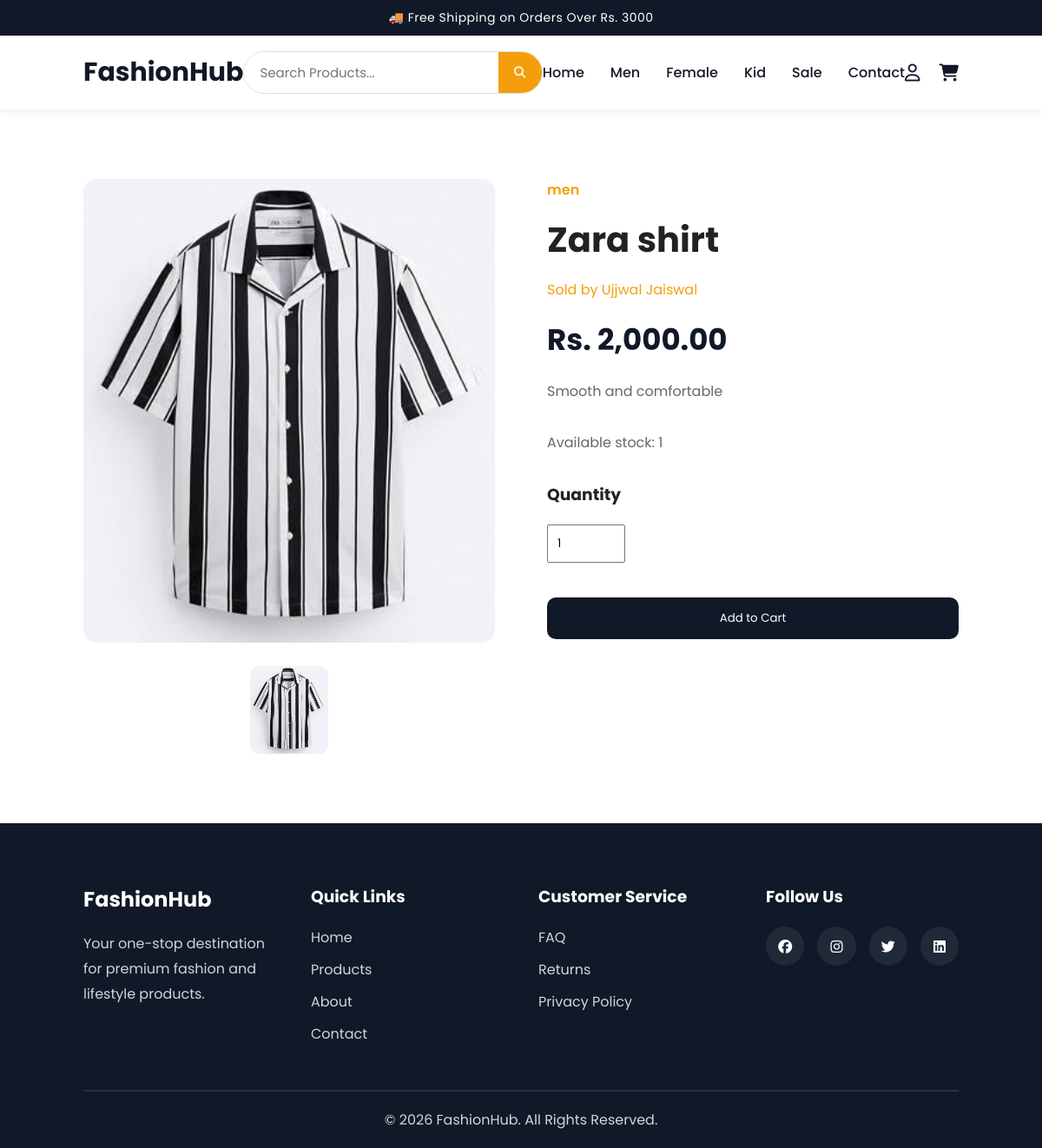
The app's page /frontend/pages/product-details.php?id=3 with its own data.
### tables this page shows
CREATE TABLE `products` (
  `product_id` int(11) NOT NULL,
  `seller_id` int(11) NOT NULL,
  `category_id` int(11) NOT NULL,
  `product_name` varchar(150) NOT NULL,
  `description` text DEFAULT NULL,
  `price` decimal(10,2) NOT NULL,
  `stock` int(11) DEFAULT 0,
  `image` varchar(255) DEFAULT NULL,
  `status` enum('Pending','Approved','Rejected') DEFAULT 'Pending',
  `rejection_reason` text DEFAULT NULL,
  `approved_by` int(11) DEFAULT NULL,
  `approved_at` timestamp NULL DEFAULT NULL,
  `created_at` timestamp NOT NULL DEFAULT current_timestamp()
);

CREATE TABLE `categories` (
  `category_id` int(11) NOT NULL,
  `category_name` varchar(100) NOT NULL,
  `description` text DEFAULT NULL
);

CREATE TABLE `users` (
  `user_id` int(11) NOT NULL,
  `full_name` varchar(100) NOT NULL,
  `email` varchar(100) NOT NULL,
  `password` varchar(255) NOT NULL,
  `phone` varchar(20) DEFAULT NULL,
  `address` text DEFAULT NULL,
  `role` enum('customer','seller','admin') DEFAULT 'customer',
  `status` enum('Pending','Approved','Blocked') DEFAULT 'Pending',
  `created_at` timestamp NOT NULL DEFAULT current_timestamp()
);

### backend/models/Product.php (called while the page is built, shortened)
<?php
require_once __DIR__ . '/../config/database.php';
class Product
{
    private $conn;
    public function __construct()
    {
        $database = new Database();
        $this->conn = $database->connect();
    }
public function getById($id)
{
    $query = "SELECT
                p.*,
                c.category_name,
                u.full_name AS seller_name
              FROM products p
              INNER JOIN categories c
                    ON p.category_id = c.category_id
              INNER JOIN users u
                    ON p.seller_id = u.user_id
              WHERE p.product_id = :id
              LIMIT 1";
    $stmt = $this->conn->prepare($query);
    $stmt->execute([
        ':id' => $id
    ]);
    return $stmt->fetch(PDO::FETCH_ASSOC);
}
}
?>

### backend/config/database.php (called while the page is built, shortened)
<?php
class Database
{
    private $host = "localhost";
    private $db_name = "fashionhub";
    private $username = "root";
    private $password = "";
    public function connect()
    {
        $this->conn = null;
        try
        {
            $this->conn = new PDO(
                "mysql:host={$this->host};dbname={$this->db_name};charset=utf8",
                $this->username,
                $this->password
            );
            $this->conn->setAttribute(
                PDO::ATTR_ERRMODE,
                PDO::ERRMODE_EXCEPTION
            );
        }
        catch(PDOException $e)
        {
            die("Database Connection Failed : " . $e->getMessage());
        }
        return $this->conn;
    }
}
?>

### backend/controllers/ProductController.php (called while the page is built, shortened)
<?php
require_once __DIR__ . '/../models/Product.php';
class ProductController
{
    private $product;
    public function __construct()
    {
        $this->product = new Product();
    }
public function getProductById($id)
{
    return $this->product->getById($id);
}
}
?>

### frontend/pages/product-details.php (the view, shortened to what this page needs)
<?php
require_once '../../backend/controllers/ProductController.php';
$productId = (int)($_GET['id'] ?? 0);
$product = $productId ? (new ProductController())->getProductById($productId) : false;
include("../includes/header.php");
?>
<?php include("../includes/navbar.php"); ?>
<section class="product-details">
    <div class="product-gallery">
        <img src="../../uploads/products/<?= htmlspecialchars($product['image'] ?: 'placeholder.png') ?>" class="main-image" alt="<?= htmlspecialchars($product['product_name']) ?>">
        <div class="thumbnail-images">
            <img src="../../uploads/products/<?= htmlspecialchars($product['image'] ?: 'placeholder.png') ?>" alt="<?= htmlspecialchars($product['product_name']) ?>">
        </div>
    </div>
    <div class="product-info-details">
        <span class="product-category">
            <?= htmlspecialchars($product['category_name']) ?>
        </span>
        <h1>
            <?= htmlspecialchars($product['product_name']) ?>
        </h1>
        <div class="rating">
            Sold by <?= htmlspecialchars($product['seller_name']) ?>
        </div>
        <div class="product-price">
            Rs. <?= number_format((float)$product['price'], 2) ?>
        </div>
        <p>
            <?= nl2br(htmlspecialchars($product['description'])) ?>
        </p>
        <p>Available stock: <?= (int)$product['stock'] ?></p>
        <form action="../../backend/api/cart.php?action=add" method="POST">
            <h3>Quantity</h3>
            <input type="number" name="quantity" value="1" min="1" max="<?= (int)$product['stock'] ?>" required>
            <div class="product-buttons">
                <button class="cart-btn" type="submit" <?= $product['stock'] < 1 ? 'disabled' : '' ?>>Add to Cart</button>
            </div>
        </form>
    </div>
</section>
<?php include("../includes/footer.php"); ?>

### frontend/assets/css/style.css (style rules this page uses)
* { margin:0; padding:0; box-sizing:border-box; font-family:'Poppins',sans-serif; }
body { background:#fff; color:#222; }
.rating { color:#F59E0B; margin:10px 0; }
.cart-btn { width:100%; border:none; background:#111827; color:#fff; padding:14px; border-radius:10px; cursor:pointer; transition:.3s; }
.product-details { padding:80px 8%; display:grid; grid-template-columns:1fr 1fr; gap:60px; align-items:start; }
.product-gallery { text-align:center; }
.main-image { width:100%; border-radius:15px; margin-bottom:20px; }
.thumbnail-images { display:flex; gap:15px; justify-content:center; }
.thumbnail-images img { width:90px; border-radius:10px; cursor:pointer; transition:.3s; }
.product-category { color:#F59E0B; font-weight:600; }
.product-info-details h1 { margin:15px 0; font-size:40px; }
.product-price { font-size:34px; font-weight:bold; color:#111827; margin:20px 0; }
.product-info-details p { line-height:1.8; color:#666; margin-bottom:30px; }
.product-info-details input { width:90px; padding:10px; margin:20px 0; }
.product-buttons { display:flex; gap:20px; margin-top:20px; }

### records on screen
products: image (picture), category.category_name "men", product_name "Zara shirt", seller.full_name "Ujjwal Jaiswal", price "2,000.00", description "Smooth and comfortable", stock "1", quantity "1"
